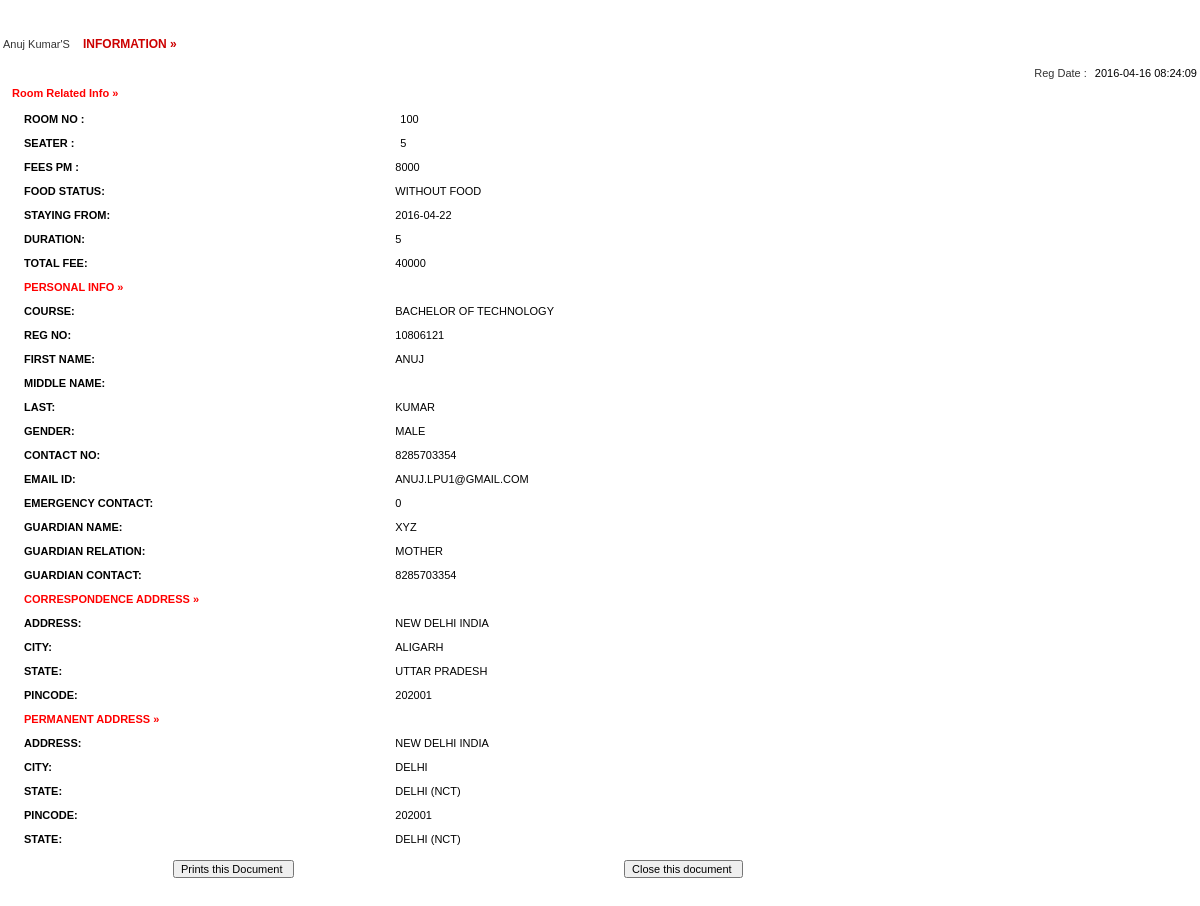
/full-profile.php?id=6, run on an earlier commit of the app's database.
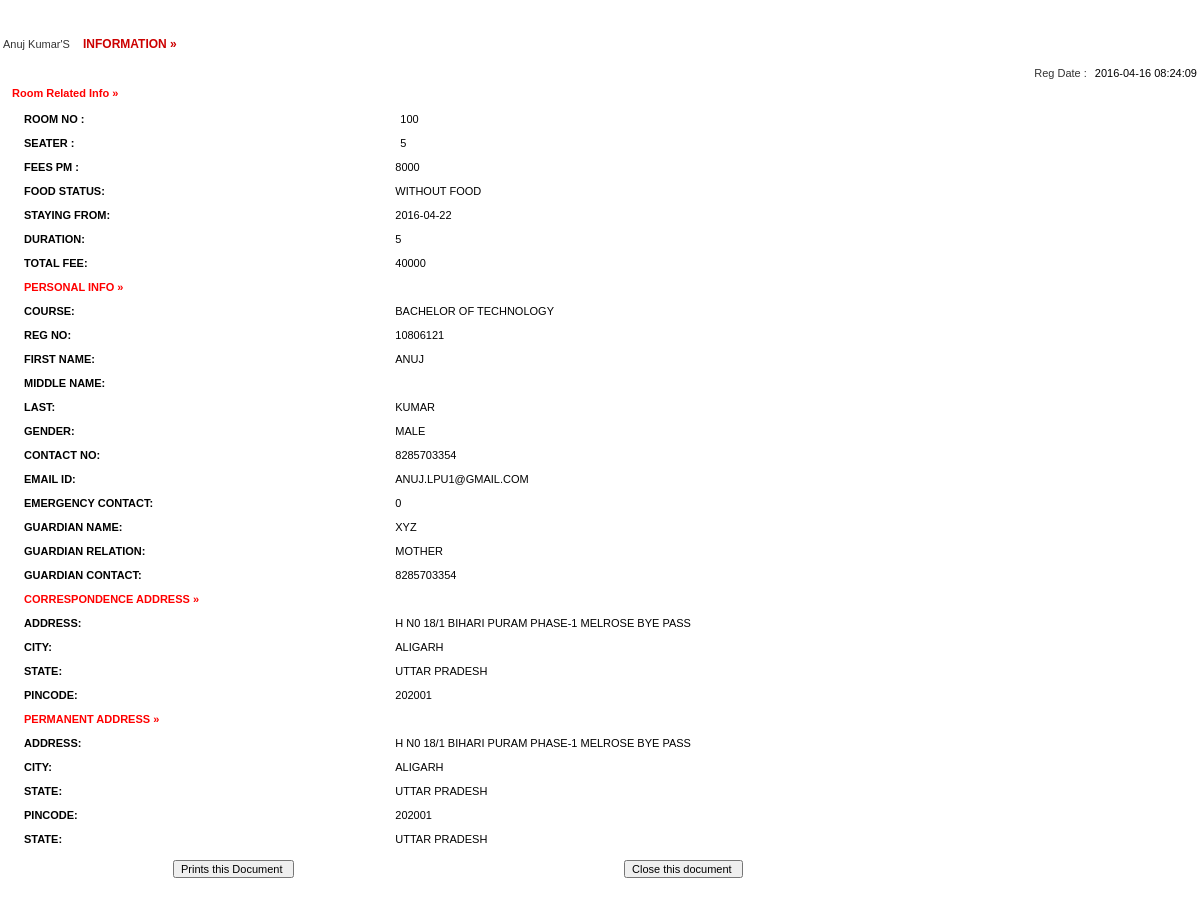
And on a later commit of the database.
### tables this page shows
CREATE TABLE IF NOT EXISTS `registration` (
  `id` int(11) NOT NULL,
  `roomno` int(11) NOT NULL,
  `seater` int(11) NOT NULL,
  `feespm` int(11) NOT NULL,
  `foodstatus` int(11) NOT NULL,
  `stayfrom` date NOT NULL,
  `duration` int(11) NOT NULL,
  `course` varchar(500) NOT NULL,
  `regno` int(11) NOT NULL,
  `firstName` varchar(500) NOT NULL,
  `middleName` varchar(500) NOT NULL,
  `lastName` varchar(500) NOT NULL,
  `gender` varchar(250) NOT NULL,
  `contactno` bigint(11) NOT NULL,
  `emailid` varchar(500) NOT NULL,
  `egycontactno` bigint(11) NOT NULL,
  `guardianName` varchar(500) NOT NULL,
  `guardianRelation` varchar(500) NOT NULL,
  `guardianContactno` bigint(11) NOT NULL,
  `corresAddress` varchar(500) NOT NULL,
  `corresCIty` varchar(500) NOT NULL,
  `corresState` varchar(500) NOT NULL,
  `corresPincode` int(11) NOT NULL,
  `pmntAddress` varchar(500) NOT NULL,
  `pmntCity` varchar(500) NOT NULL,
  `pmnatetState` varchar(500) NOT NULL,
  `pmntPincode` int(11) NOT NULL,
  `postingDate` timestamp NOT NULL DEFAULT CURRENT_TIMESTAMP,
  `updationDate` varchar(500) NOT NULL
);

### full-profile.php (the view, shortened to what this page needs)
<?php
$con = mysqli_connect(DB_SERVER,DB_USER,DB_PASS,DB_NAME);
?>
<!DOCTYPE html PUBLIC "-//W3C//DTD XHTML 1.0 Transitional//EN" "http://www.w3.org/TR/xhtml1/DTD/xhtml1-transitional.dtd">
<html xmlns="http://www.w3.org/1999/xhtml">
<head>
<link href="style.css" rel="stylesheet" type="text/css" />
<link href="hostel.css" rel="stylesheet" type="text/css">
</head>
<body>
<table width="100%" border="0">
<?php
		 $ret= mysqli_query($con,"SELECT * FROM registration where id = '".$_GET['id']."'");
			while($row=mysqli_fetch_array($ret))
			{
			?>
			<tr>
			  <td colspan="2" align="center" class="font1">&nbsp;</td>
  </tr>
			<tr>
			  <td colspan="2" align="center" class="font1">&nbsp;</td>
  </tr>
			<tr>
			  <td colspan="2"  class="font"><?php echo ucfirst($row['firstName']);?> <?php echo ucfirst($row['lastName']);?>'S <span class="font1"> information &raquo;</span> </td>
  </tr>
			<tr>
			  <td colspan="2"  class="font">&nbsp;&nbsp;&nbsp;&nbsp;&nbsp;&nbsp;&nbsp;&nbsp;&nbsp;&nbsp;&nbsp;&nbsp;
		      <div align="right">Reg Date : <span class="comb-value"><?php echo $row['postingDate'];?></span></div></td>
  </tr>
			<tr>
			  <td colspan="2"  class="heading" style="color: red;">Room Related Info &raquo; </td>
  </tr>
			<tr>
			  <td colspan="2"  class="font1"><table width="100%" border="0">
                <tr>
                  <td width="32%" valign="top" class="heading">Room no : </td>
                      <td class="comb-value1"><span class="comb-value"><?php echo $row['roomno'];?></span></td>
                    </tr>
                  <tr>
                  <td width="22%" valign="top" class="heading">Seater : </td>
                      <td class="comb-value1"><span class="comb-value"><?php echo $row['seater'];?></span></td>
                    </tr>
                    <tr>
                    <td width="12%" valign="top" class="heading">Fees PM : </td>
                      <td class="comb-value1"><?php echo $fpm=$row['feespm'];?></td>
                    </tr>
                     <tr>
                    <td width="12%" valign="top" class="heading">Food Status: </td>
                      <td class="comb-value1"><?php if($row['foodstatus']==0)
{
  echo "Without Food";
}
else
{
  echo "With Food";
}
                      ;?></td>
                    </tr>
                    <tr>
                    <td width="12%" valign="top" class="heading">Staying From: </td>
                      <td class="comb-value1"><?php echo $row['stayfrom'];?></td>
                    </tr>
                    <tr>
                    <td width="12%" valign="top" class="heading">Duration: </td>
                      <td class="comb-value1"><?php echo $dr=$row['duration'];?></td>
                    </tr>
                    <tr>
                    <td width="12%" valign="top" class="heading">Total Fee: </td>
                      <td class="comb-value1">
                      <?php if($row['foodstatus']==1)
                      {
                        $fd=2000;
                        echo (($dr*$fpm)+$fd);
                      }
                        else
                        {
                          echo $dr*$fpm;
                        }
                      ?></td>
                    </tr>
  <tr>
   <td colspan="2" align="left"  class="heading" style="color: red;">Personal Info &raquo; </td>
  </tr>
<tr>
<td width="12%" valign="top" class="heading">Course: </td>
<td class="comb-value1"><?php echo $row['course'];?></td>
</tr>
<tr>
<td width="12%" valign="top" class="heading">Reg no: </td>
<td class="comb-value1"><?php echo $row['regno'];?></td>
</tr>
<tr>
<td width="12%" valign="top" class="heading">First Name: </td>
<td class="comb-value1"><?php echo $row['firstName'];?></td>
</tr>
<tr>
<td width="12%" valign="top" class="heading">Middle name: </td>
<td class="comb-value1"><?php echo $row['middleName'];?></td>
</tr>
<tr>
<td width="12%" valign="top" class="heading">Last: </td>
<td class="comb-value1"><?php echo $row['lastName'];?></td>
</tr>
<tr>
<td width="12%" valign="top" class="heading">Gender: </td>
<td class="comb-value1"><?php echo $row['gender'];?></td>
</tr>
<tr>
<td width="12%" valign="top" class="heading">Contact No: </td>
<td class="comb-value1"><?php echo $row['contactno'];?></td>
</tr>
<tr>
<td width="12%" valign="top" class="heading">Email id: </td>
<td class="comb-value1"><?php echo $row['emailid'];?></td>
</tr>
<tr>
<td width="12%" valign="top" class="heading">Emergency Contact: </td>
<td class="comb-value1"><?php echo $row['egycontactno'];?></td>
</tr>
<tr>
<td width="12%" valign="top" class="heading">Guardian Name: </td>
<td class="comb-value1"><?php echo $row['guardianName'];?></td>
</tr>
<tr>
<td width="12%" valign="top" class="heading">Guardian Relation: </td>
<td class="comb-value1"><?php echo $row['guardianRelation'];?></td>
</tr>
<tr>
<td width="12%" valign="top" class="heading">Guardian Contact: </td>
<td class="comb-value1"><?php echo $row['guardianContactno'];?></td>
</tr>
<tr>
        <td colspan="2"  class="heading" style="color: red;">Correspondence Address  &raquo; </td>
  </tr>
<tr>
<td width="12%" valign="top" class="heading">Address: </td>
<td class="comb-value1"><?php echo $row['corresAddress'];?></td>
</tr>
<tr>
<td width="12%" valign="top" class="heading">City: </td>
<td class="comb-value1"><?php echo $row['corresCIty'];?></td>
</tr>
<tr>
<td width="12%" valign="top" class="heading">State: </td>
<td class="comb-value1"><?php echo $row['corresState'];?></td>
</tr>
<tr>
<td width="12%" valign="top" class="heading">Pincode: </td>
<td class="comb-value1"><?php echo $row['corresPincode'];?></td>
</tr>
<tr>
        <td colspan="2"  class="heading" style="color: red;">Permanent Address  &raquo; </td>
  </tr>
<tr>
<td width="12%" valign="top" class="heading">Address: </td>
<td class="comb-value1"><?php echo $row['pmntAddress'];?></td>
</tr>
<tr>
<td width="12%" valign="top" class="heading">City: </td>
<td class="comb-value1"><?php echo $row['pmntCity'];?></td>
</tr>
<tr>
<td width="12%" valign="top" class="heading">State: </td>
<td class="comb-value1"><?php echo $row['pmnatetState'];?></td>
</tr>
<tr>
<td width="12%" valign="top" class="heading">Pincode: </td>
<td class="comb-value1"><?php echo $row['pmntPincode'];?></td>
</tr>
<tr>
<td width="12%" valign="top" class="heading">State: </td>
<td class="comb-value1"><?php echo $row['pmnatetState'];?></td>
</tr>
<?php } ?>
                  </table></td>
                </tr>
                  </table></td>
  <tr>
    <td colspan="2" align="right" ><form id="form1" name="form1" method="post" action="">
      <table width="100%" border="0" cellpadding="0" cellspacing="0">
        <tr>
          <td width="14%">&nbsp;</td>
          <td width="35%" class="comb-value"><label>
            <input name="Submit" type="submit" class="txtbox4" value="Prints this Document " onClick="return f3();" />
          </label></td>
          <td width="3%">&nbsp;</td>
          <td width="26%"><label>
            <input name="Submit2" type="submit" class="txtbox4" value="Close this document " onClick="return f2();"  />
          </label></td>
          <td width="8%">&nbsp;</td>
          <td width="14%">&nbsp;</td>
        </tr>
      </table>
        </form>    </td>
  </tr>
</body>
</html>

### style.css (style rules this page uses)
html { font-size: 14px; }
@media only screen and (min-width: 480px) { html { font-size: 17px; } }
@media only screen and (min-width: 768px) { html { font-size: 14px; } }
body { font-size: 1em; }

### hostel.css (style rules this page uses)
body { margin-left: 0px; margin-top: 0px; margin-right: 0px; margin-bottom: 0px;font:11px Verdana,Arial; }
.heading { font-family: Verdana, Arial, Helvetica, sans-serif; font-size: 11px; font-weight: bold; color:#000000; padding-bottom:5px; padding-top:5px; padding-left:10px; text-decoration: none; }
.comb-value { font-family: Arial, Helvetica, sans-serif; font-size: 11px; color: #000000; text-decoration: none; padding-bottom:5px; padding-left:5px; padding-top:5px; }
.font1 { font-family:Verdana, Arial, Helvetica, sans-serif; font-size:12px; font-weight:800; color:#CC0000; text-transform:uppercase; padding-left:10px; padding-top:0px; }
.txtbox4 { font-family: Arial, Helvetica, sans-serif; font-size: 11px; color: #000000; }
.comb-value1 { font-family: Arial, Helvetica, sans-serif; font-size: 11px; color: #000000; text-decoration: none; padding-bottom:2px; padding-left:2px; padding-top:2px; }
.font { font-family:Verdana, Arial, Helvetica, sans-serif; font-size:11px; color:#333333; text-decoration:none; }

What changed in the data, as far as the page shows it:
changed registration "Anuj": corresAddress "NEW DELHI INDIA" → "H N0 18/1 BIHARI PURAM PHASE-1 MELROSE BYE PASS"; pmntAddress "NEW DELHI INDIA" → "H N0 18/1 BIHARI PURAM PHASE-1 MELROSE BYE PASS"; pmntCity "DELHI" → "ALIGARH"; pmnatetState "DELHI (NCT)" → "UTTAR PRADESH"
